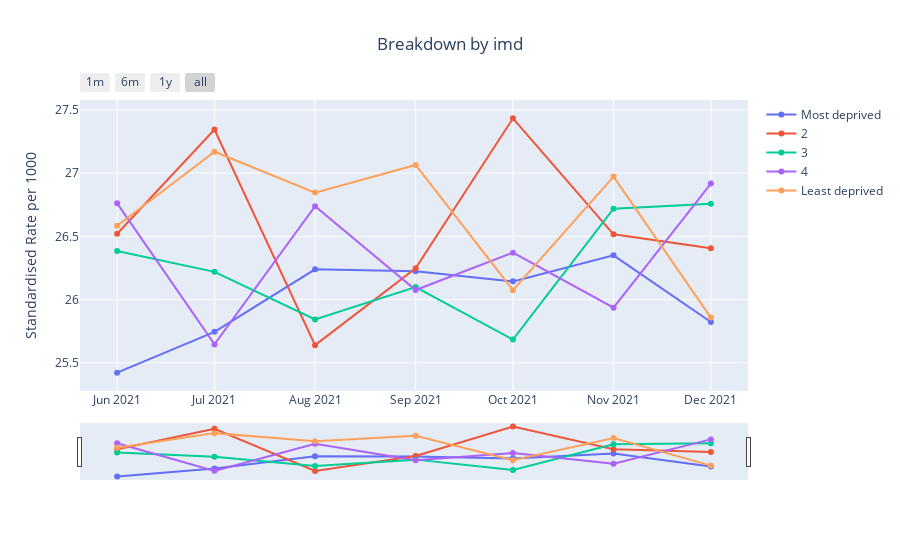

The notebook cell this image was saved under:
### Code cell
plot_measures(data_dict[demographics[i]], title=f'Breakdown by {demographics[i]}', column_to_plot='rate_standardised', category=demographics[i], y_label='Standardised Rate per 1000')
    i+=1

### Figure 1 — Plotly figure (JSON) as saved in the notebook; plotly's stock layout.template omitted (floating-point values rounded to 4 significant figures)
{"data": [{"name": "Most deprived", "type": "scatter", "x": ["2021-06-01T00:00:00", "2021-07-01T00:00:00", "2021-08-01T00:00:00", "2021-09-01T00:00:00", "2021-10-01T00:00:00", "2021-11-01T00:00:00", "2021-12-01T00:00:00"], "y": [25.42, 25.75, 26.24, 26.22, 26.14, 26.35, 25.82]}, {"name": "2", "type": "scatter", "x": ["2021-06-01T00:00:00", "2021-07-01T00:00:00", "2021-08-01T00:00:00", "2021-09-01T00:00:00", "2021-10-01T00:00:00", "2021-11-01T00:00:00", "2021-12-01T00:00:00"], "y": [26.52, 27.34, 25.64, 26.25, 27.43, 26.52, 26.41]}, {"name": "3", "type": "scatter", "x": ["2021-06-01T00:00:00", "2021-07-01T00:00:00", "2021-08-01T00:00:00", "2021-09-01T00:00:00", "2021-10-01T00:00:00", "2021-11-01T00:00:00", "2021-12-01T00:00:00"], "y": [26.38, 26.22, 25.84, 26.1, 25.68, 26.72, 26.76]}, {"name": "4", "type": "scatter", "x": ["2021-06-01T00:00:00", "2021-07-01T00:00:00", "2021-08-01T00:00:00", "2021-09-01T00:00:00", "2021-10-01T00:00:00", "2021-11-01T00:00:00", "2021-12-01T00:00:00"], "y": [26.76, 25.65, 26.74, 26.08, 26.37, 25.94, 26.92]}, {"name": "Least deprived", "type": "scatter", "x": ["2021-06-01T00:00:00", "2021-07-01T00:00:00", "2021-08-01T00:00:00", "2021-09-01T00:00:00", "2021-10-01T00:00:00", "2021-11-01T00:00:00", "2021-12-01T00:00:00"], "y": [26.58, 27.17, 26.85, 27.06, 26.07, 26.97, 25.86]}], "layout": {"hovermode": "x", "title": {"text": "Breakdown by imd", "x": 0.5}, "xaxis": {"rangeselector": {"buttons": [{"count": 1, "label": "1m", "step": "month", "stepmode": "backward"}, {"count": 6, "label": "6m", "step": "month", "stepmode": "backward"}, {"count": 1, "label": "1y", "step": "year", "stepmode": "backward"}, {"step": "all"}]}, "rangeslider": {"visible": true}, "type": "date"}, "yaxis": {"title": {"text": "Standardised Rate per 1000"}}}}
